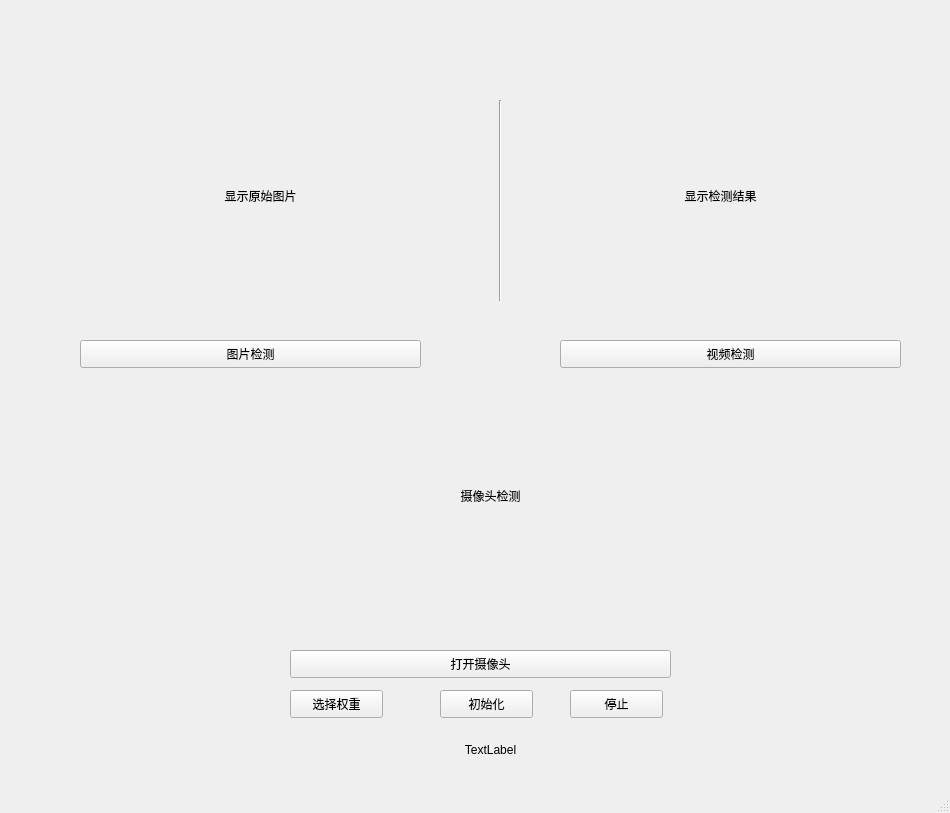
<?xml version="1.0" encoding="UTF-8"?>
<ui version="4.0">
 <class>MainWindow</class>
 <widget class="QMainWindow" name="MainWindow">
  <property name="geometry">
   <rect>
    <x>0</x>
    <y>0</y>
    <width>950</width>
    <height>813</height>
   </rect>
  </property>
  <property name="windowTitle">
   <string>MainWindow</string>
  </property>
  <widget class="QWidget" name="centralwidget">
   <widget class="QLabel" name="input">
    <property name="geometry">
     <rect>
      <x>60</x>
      <y>60</y>
      <width>401</width>
      <height>271</height>
     </rect>
    </property>
    <property name="text">
     <string>显示原始图片</string>
    </property>
    <property name="scaledContents">
     <bool>true</bool>
    </property>
    <property name="alignment">
     <set>Qt::AlignCenter</set>
    </property>
   </widget>
   <widget class="QLabel" name="output">
    <property name="geometry">
     <rect>
      <x>520</x>
      <y>60</y>
      <width>401</width>
      <height>271</height>
     </rect>
    </property>
    <property name="text">
     <string>显示检测结果</string>
    </property>
    <property name="scaledContents">
     <bool>true</bool>
    </property>
    <property name="alignment">
     <set>Qt::AlignCenter</set>
    </property>
   </widget>
   <widget class="Line" name="line">
    <property name="geometry">
     <rect>
      <x>470</x>
      <y>100</y>
      <width>61</width>
      <height>201</height>
     </rect>
    </property>
    <property name="orientation">
     <enum>Qt::Vertical</enum>
    </property>
   </widget>
   <widget class="QPushButton" name="image">
    <property name="geometry">
     <rect>
      <x>80</x>
      <y>340</y>
      <width>341</width>
      <height>28</height>
     </rect>
    </property>
    <property name="text">
     <string>图片检测</string>
    </property>
   </widget>
   <widget class="QPushButton" name="video1">
    <property name="geometry">
     <rect>
      <x>560</x>
      <y>340</y>
      <width>341</width>
      <height>28</height>
     </rect>
    </property>
    <property name="text">
     <string>视频检测</string>
    </property>
   </widget>
   <widget class="QLabel" name="label">
    <property name="geometry">
     <rect>
      <x>200</x>
      <y>370</y>
      <width>581</width>
      <height>251</height>
     </rect>
    </property>
    <property name="text">
     <string>摄像头检测</string>
    </property>
    <property name="alignment">
     <set>Qt::AlignCenter</set>
    </property>
   </widget>
   <widget class="QPushButton" name="camera">
    <property name="geometry">
     <rect>
      <x>290</x>
      <y>650</y>
      <width>381</width>
      <height>28</height>
     </rect>
    </property>
    <property name="text">
     <string>打开摄像头</string>
    </property>
   </widget>
   <widget class="QPushButton" name="weight">
    <property name="geometry">
     <rect>
      <x>290</x>
      <y>690</y>
      <width>93</width>
      <height>28</height>
     </rect>
    </property>
    <property name="text">
     <string>选择权重</string>
    </property>
   </widget>
   <widget class="QLabel" name="label_2">
    <property name="geometry">
     <rect>
      <x>80</x>
      <y>740</y>
      <width>821</width>
      <height>20</height>
     </rect>
    </property>
    <property name="text">
     <string>TextLabel</string>
    </property>
    <property name="alignment">
     <set>Qt::AlignCenter</set>
    </property>
   </widget>
   <widget class="QPushButton" name="init">
    <property name="geometry">
     <rect>
      <x>440</x>
      <y>690</y>
      <width>93</width>
      <height>28</height>
     </rect>
    </property>
    <property name="text">
     <string>初始化</string>
    </property>
   </widget>
   <widget class="QPushButton" name="pushButton">
    <property name="geometry">
     <rect>
      <x>570</x>
      <y>690</y>
      <width>93</width>
      <height>28</height>
     </rect>
    </property>
    <property name="text">
     <string>停止</string>
    </property>
   </widget>
  </widget>
  <widget class="QStatusBar" name="statusbar"/>
 </widget>
 <resources/>
 <connections/>
</ui>
